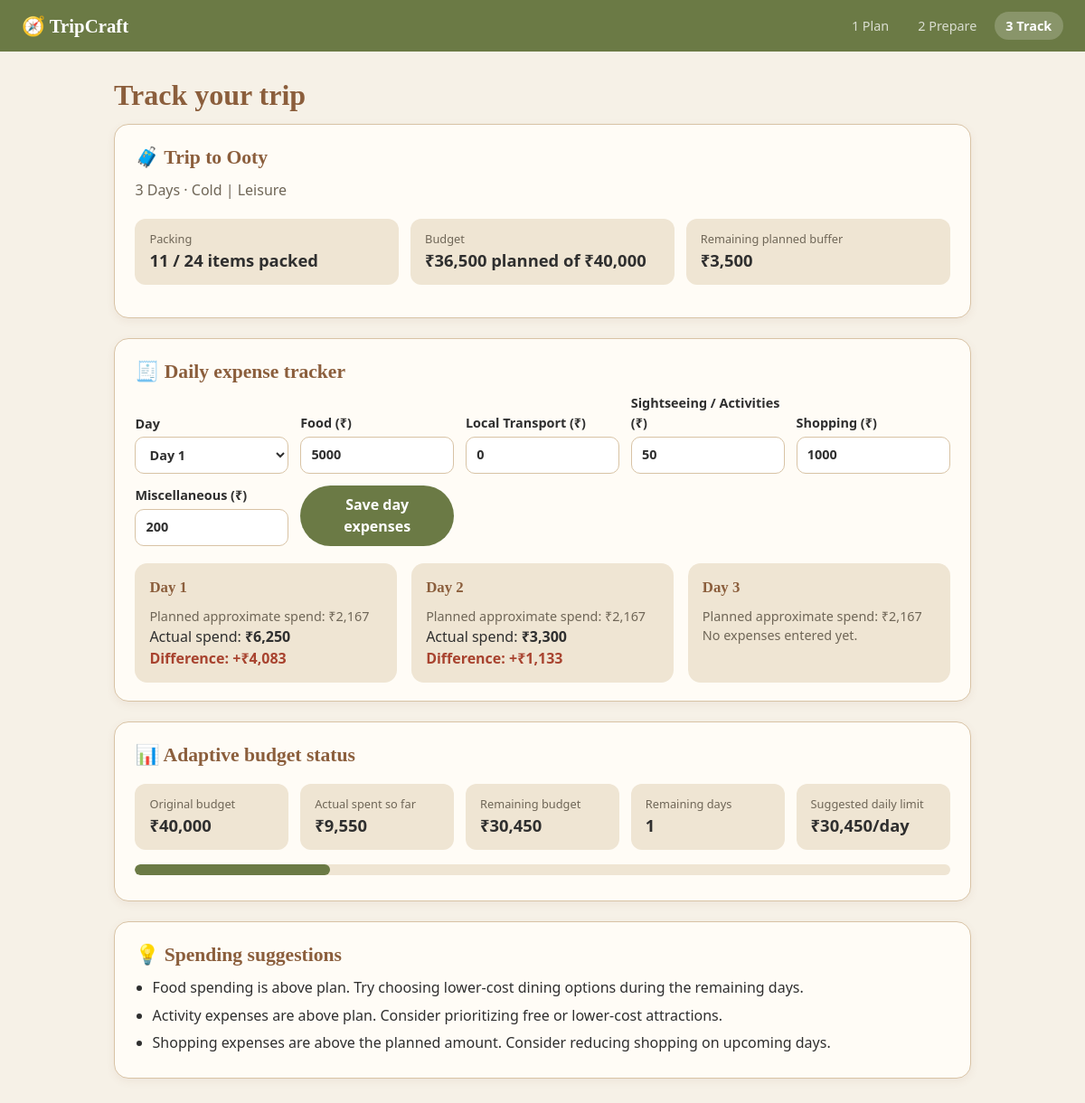
Screenshot of /track/3 with the database file from the repository.
### tables this page shows
CREATE TABLE trips (
    id INTEGER PRIMARY KEY AUTOINCREMENT,
    destination TEXT NOT NULL, days INTEGER NOT NULL, travellers INTEGER NOT NULL,
    climate TEXT NOT NULL, trip_type TEXT NOT NULL, activities_selected TEXT NOT NULL,
    total_budget REAL NOT NULL, travel_budget REAL DEFAULT 0, accommodation_budget REAL DEFAULT 0,
    food_budget REAL DEFAULT 0, local_transport_budget REAL DEFAULT 0,
    sightseeing_budget REAL DEFAULT 0, shopping_budget REAL DEFAULT 0,
    miscellaneous_budget REAL DEFAULT 0, created_at TEXT DEFAULT CURRENT_TIMESTAMP);

CREATE TABLE daily_expenses (
    id INTEGER PRIMARY KEY AUTOINCREMENT,
    trip_id INTEGER NOT NULL REFERENCES trips(id) ON DELETE CASCADE,
    day_number INTEGER NOT NULL, food REAL DEFAULT 0, local_transport REAL DEFAULT 0,
    sightseeing REAL DEFAULT 0, shopping REAL DEFAULT 0, miscellaneous REAL DEFAULT 0,
    total REAL DEFAULT 0, UNIQUE (trip_id, day_number));

### app.py (the view)
@app.route("/track/<int:trip_id>")
def track(trip_id):
    db = get_db()
    trip = get_trip_or_404(trip_id)
    packed = db.execute("SELECT COUNT(*) AS total, COALESCE(SUM(packed),0) AS done FROM packing_items WHERE trip_id = ?",
                        (trip_id,)).fetchone()
    expenses = {r["day_number"]: dict(r) for r in db.execute(
        "SELECT * FROM daily_expenses WHERE trip_id = ?", (trip_id,))}
    planned_expense = sum(trip[c] for c in ("travel_budget", "accommodation_budget", "food_budget",
                                            "local_transport_budget", "sightseeing_budget",
                                            "shopping_budget", "miscellaneous_budget"))
    planned_per_day = sum(trip[c[2]] for c in DAILY_CATEGORIES) / trip["days"]
    day_cards = []
    for day in range(1, trip["days"] + 1):
        entry = expenses.get(day)
        day_cards.append({"day": day, "entry": entry, "planned": planned_per_day,
                          "difference": (entry["total"] - planned_per_day) if entry else None})
    days_done = len(expenses)
    actual_spent = sum(e["total"] for e in expenses.values())
    actual_by_category = {c[0]: sum(e[c[0]] for e in expenses.values()) for c in DAILY_CATEGORIES}
    remaining_budget = trip["total_budget"] - actual_spent
    remaining_days = max(trip["days"] - days_done, 0)
    daily_limit = remaining_budget / remaining_days if remaining_days > 0 else 0  # avoid division by zero
    suggestions = build_suggestions(trip, actual_by_category, days_done, remaining_budget) if days_done else \
        ["Add your first day's expenses to see spending suggestions."]
    return render_template("track.html", trip=trip, packed=packed, planned_expense=planned_expense,
                           day_cards=day_cards, categories=DAILY_CATEGORIES, expenses=expenses,
                           actual_spent=actual_spent, remaining_budget=remaining_budget,
                           remaining_days=remaining_days, daily_limit=daily_limit,
                           suggestions=suggestions, days_done=days_done)

### app.py (called while the page is built)
def get_db():
    if "db" not in g:
        g.db = sqlite3.connect(DB_PATH)
        g.db.row_factory = sqlite3.Row
        g.db.execute("PRAGMA foreign_keys = ON")  # SQLite needs this for every connection
    return g.db

def get_trip_or_404(trip_id):
    trip = get_db().execute("SELECT * FROM trips WHERE id = ?", (trip_id,)).fetchone()
    if trip is None:
        abort(404)
    return trip

@app.template_filter("inr")
def inr(value):
    amount = round(float(value or 0))
    digits = str(abs(amount))
    if len(digits) > 3:
        head, tail, parts = digits[:-3], digits[-3:], []
        while len(head) > 2:
            parts.insert(0, head[-2:])
            head = head[:-2]
        if head:
            parts.insert(0, head)
        digits = ",".join(parts + [tail])
    return ("-" if amount < 0 else "") + "₹" + digits

@app.template_filter("inr_signed")
def inr_signed(value):
    return ("+" if round(float(value or 0)) > 0 else "") + inr(value)

### templates/track.html (shortened to what this page needs)
<!DOCTYPE html>
<html lang="en">
<head>
  <link rel="stylesheet" href="{{ url_for('static', filename='css/style.css') }}">
</head>
<body data-page="track">
  <header class="topbar">
    <a class="brand" href="{{ url_for('plan') }}">🧭 TripCraft</a>
    <nav><a href="{{ url_for('plan') }}">1 Plan</a><a href="{{ url_for('prepare', trip_id=trip.id) }}">2
        Prepare</a><span class="active">3 Track</span></nav>
  </header>
  <main class="container">
    <h1>Track your trip</h1>
    <section class="card">
      <h2>🧳 Trip to {{ trip.destination }}</h2>
      <p class="lead">{{ trip.days }} Days · {{ trip.climate }} | {{ trip.trip_type }}</p>
      <div class="stats">
        <div class="stat"><span>Packing</span><strong>{{ packed.done }} / {{ packed.total }} items packed</strong></div>
        <div class="stat"><span>Budget</span><strong>{{ planned_expense|inr }} planned of {{ trip.total_budget|inr
            }}</strong></div>
        <div class="stat"><span>Remaining planned buffer</span><strong>{{ (trip.total_budget - planned_expense)|inr
            }}</strong></div>
      </div>
    </section>
    <section class="card">
      <h2>🧾 Daily expense tracker</h2>
      <form method="POST" action="{{ url_for('add_expense', trip_id=trip.id) }}" class="expense-form" id="expense-form">
        <label>Day<select name="day_number" id="expense-day" required>
            {% for card in day_cards %}<option value="{{ card.day }}">Day {{ card.day }}</option>{% endfor
            %}</select></label>
        {% for key, label, _ in categories %}
        <label>{{ label }} (₹)<input type="number" name="{{ key }}" min="0" step="any" value="0"></label>
        {% endfor %}
        <button class="btn primary" type="submit">Save day expenses</button>
      </form>
      <div class="days">
        {% for card in day_cards %}
        <div class="day-card">
          <h3>Day {{ card.day }}</h3>
          <div class="muted">Planned approximate spend: {{ card.planned|inr }}</div>
          {% if card.entry %}
          <div>Actual spend: <strong>{{ card.entry.total|inr }}</strong></div>
          <div class="{{ 'over' if card.difference > 0 else 'under' }}">Difference: {{ card.difference|inr_signed }}
          </div>
          {% else %}<div class="muted">No expenses entered yet.</div>{% endif %}
        </div>
        {% endfor %}
      </div>
    </section>
    <section class="card">
      <h2>📊 Adaptive budget status</h2>
      <div class="stats five">
        <div class="stat"><span>Original budget</span><strong>{{ trip.total_budget|inr }}</strong></div>
        <div class="stat"><span>Actual spent so far</span><strong>{{ actual_spent|inr }}</strong></div>
        <div class="stat"><span>Remaining budget</span><strong class="{{ 'over' if remaining_budget < 0 }}">{{
            remaining_budget|inr }}</strong></div>
        <div class="stat"><span>Remaining days</span><strong>{{ remaining_days }}</strong></div>
        <div class="stat"><span>Suggested daily limit</span>
          <strong>{% if remaining_days > 0 %}{{ daily_limit|inr }}/day{% else %}All days completed{% endif %}</strong>
        </div>
      </div>
      <div class="progress">
        <div class="progress-fill {{ 'danger' if actual_spent > trip.total_budget }}"
          style="width: {{ [actual_spent / trip.total_budget * 100, 100]|min }}%"></div>
      </div>
    </section>
    <section class="card">
      <h2>💡 Spending suggestions</h2>
      <ul class="tips">{% for tip in suggestions %}<li>{{ tip }}</li>{% endfor %}</ul>
    </section>
  </main>
</body>
</html>

### static/css/style.css (style rules this page uses)
:root { --bg: #F6F1E7; --card: #FFFCF6; --olive: #6B7A45; --olive-dark: #55623A; --brown: #8B5E3C; --sand: #D8C3A5; --sand-light: #EFE5D3; --text: #2F2F2F; --muted: #6F6657; --danger: #A8432F; --radius: 16px; }
* { box-sizing: border-box; }
body { margin: 0; background: var(--bg); color: var(--text); font-family: "Segoe UI", system-ui, -apple-system, sans-serif; line-height: 1.5; }
h1, h2, h3 { font-family: Georgia, "Times New Roman", serif; color: var(--brown); margin: 0 0 .5rem; }
h1 { font-size: 2rem; }
h2 { font-size: 1.35rem; }
h3 { font-size: 1.05rem; }
.container { max-width: 980px; margin: 0 auto; padding: 1.5rem 1rem 3rem; }
.lead, .muted { color: var(--muted); }
.lead { margin: 0 0 1.25rem; }
.muted { font-size: .9rem; }
.topbar { display: flex; justify-content: space-between; align-items: center; flex-wrap: wrap; gap: .5rem; padding: .8rem 1.5rem; background: var(--olive); color: #fff; }
.brand { color: #fff; font-family: Georgia, serif; font-size: 1.3rem; text-decoration: none; font-weight: bold; }
.topbar nav { display: flex; gap: .4rem; }
.topbar nav a, .topbar nav span { color: #fff; text-decoration: none; padding: .3rem .8rem; border-radius: 999px; font-size: .9rem; opacity: .75; }
.topbar nav .active { background: rgba(255, 255, 255, .2); opacity: 1; font-weight: 600; }
.card { background: var(--card); border: 1px solid var(--sand); border-radius: var(--radius); padding: 1.25rem 1.4rem; margin-bottom: 1.4rem; box-shadow: 0 3px 10px rgba(139, 94, 60, .08); }
label { display: flex; flex-direction: column; gap: .25rem; font-size: .9rem; font-weight: 600; }
input, select { font: inherit; padding: .55rem .7rem; border: 1px solid var(--sand); border-radius: 10px; background: #fff; color: var(--text); }
.btn { display: inline-block; border: 0; border-radius: 999px; padding: .6rem 1.2rem; font: inherit; font-weight: 600; cursor: pointer; text-decoration: none; background: var(--sand); color: var(--text); }
.btn.primary { background: var(--olive); color: #fff; }
.stats { display: grid; grid-template-columns: repeat(auto-fit, minmax(180px, 1fr)); gap: .8rem; margin: 1rem 0; }
.stat { background: var(--sand-light); border-radius: 12px; padding: .8rem 1rem; }
.stat span { display: block; font-size: .8rem; color: var(--muted); }
.stat strong { font-size: 1.15rem; }
.progress { height: 12px; background: var(--sand-light); border-radius: 999px; overflow: hidden; margin: .5rem 0; }
.progress-fill { height: 100%; width: 0; background: var(--olive); border-radius: 999px; transition: width .4s; }
.over { color: var(--danger); font-weight: 600; }
.itin-form, .expense-form { display: grid; grid-template-columns: repeat(auto-fit, minmax(150px, 1fr)); gap: .8rem; align-items: end; margin-bottom: 1.2rem; }
.days { display: grid; grid-template-columns: repeat(auto-fill, minmax(260px, 1fr)); gap: 1rem; }
.day-card { background: var(--sand-light); border-radius: 14px; padding: .9rem 1rem; }
.tips { margin: 0; padding-left: 1.2rem; }
.tips li { margin-bottom: .4rem; }
.stats.five { grid-template-columns: repeat(auto-fit, minmax(150px, 1fr)); }

### rows the page displays
trips: destination "Ooty", days "3", climate "Cold", trip_type "Leisure", total_budget|inr "₹40,000", (trip.total_budget-planned_expense)|inr "₹3,500"
daily_expenses: entry.total|inr "₹6,250"
daily_expenses: entry.total|inr "₹3,300"

### other values shown
{{ packed.done }} "11"
{{ packed.total }} "24"
{{ planned_expense|inr }} "₹36,500"
{{ label }} "Food" "Local Transport" "Sightseeing / Activities" "Shopping" "Miscellaneous"
{{ card.day }} "1" "2" "3"
{{ card.planned|inr }} "₹2,167" "₹2,167" "₹2,167"
{{ card.difference|inr_signed }} "+₹4,083" "+₹1,133"
{{ actual_spent|inr }} "₹9,550"
{{ remaining_budget|inr }} "₹30,450"
{{ remaining_days }} "1"
{{ daily_limit|inr }} "₹30,450"
{{ tip }} "Food spending is above plan. Try choosing lower-cost dining options during the remaining days." "Activity expenses are above plan. Consider prioritizing free or lower-cost attractions." "Shopping expenses are above the planned amount. Consider reducing shopping on upcoming days."
